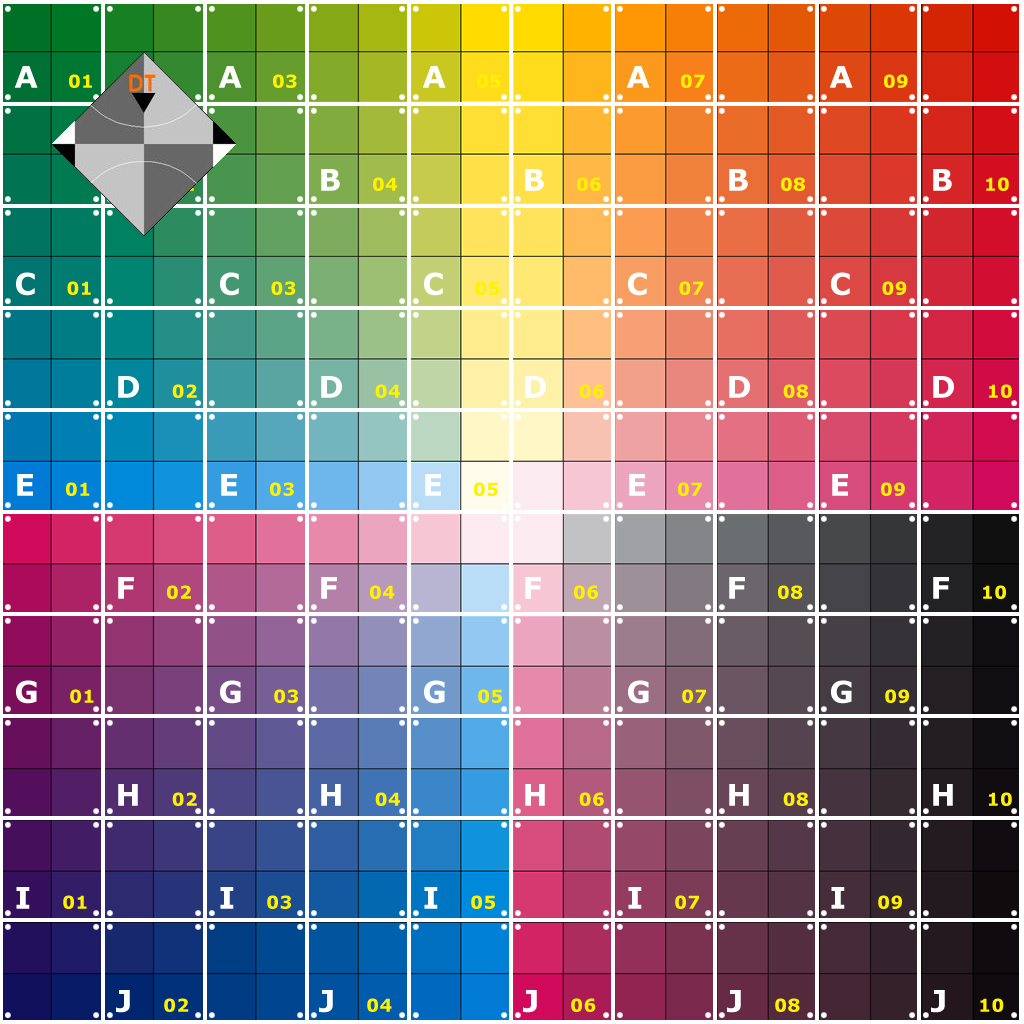

Rendered tile map (Tiled .tmx) drawn with the repository's tilesets; below, a short description and the full map source, tile grids included:
An orthogonal 32x32 tile map with 32x32 px tiles, 1 tile layer (Grid), 1 image layer and 7 objects.

<map version="1.0" orientation="orthogonal" renderorder="right-down" width="32" height="32" tilewidth="32" tileheight="32" nextobjectid="10">
 <tileset firstgid="1" name="UV Grid" tilewidth="32" tileheight="32" tilecount="1024" columns="32">
  <image source="ash_uvgrid01.jpg" width="1024" height="1024" />
 </tileset>
 <layer name="Grid" width="32" height="32">
  <data encoding="csv">
1,2,3,4,5,6,7,8,9,10,11,12,13,14,15,16,17,18,19,20,21,22,23,24,25,26,27,28,29,30,31,32,
33,34,35,36,37,38,39,40,41,42,43,44,45,46,47,48,49,50,51,52,53,54,55,56,57,58,59,60,61,62,63,64,
65,66,67,68,69,70,71,72,73,74,75,76,77,78,79,80,81,82,83,84,85,86,87,88,89,90,91,92,93,94,95,96,
97,98,99,100,101,102,103,104,105,106,107,108,109,110,111,112,113,114,115,116,117,118,119,120,121,122,123,124,125,126,127,128,
129,130,131,132,133,134,135,136,137,138,139,140,141,142,143,144,145,146,147,148,149,150,151,152,153,154,155,156,157,158,159,160,
161,162,163,164,165,166,167,168,169,170,171,172,173,174,175,176,177,178,179,180,181,182,183,184,185,186,187,188,189,190,191,192,
193,194,195,196,197,198,199,200,201,202,203,204,205,206,207,208,209,210,211,212,213,214,215,216,217,218,219,220,221,222,223,224,
225,226,227,228,229,230,231,232,233,234,235,236,237,238,239,240,241,242,243,244,245,246,247,248,249,250,251,252,253,254,255,256,
257,258,259,260,261,262,263,264,265,266,267,268,269,270,271,272,273,274,275,276,277,278,279,280,281,282,283,284,285,286,287,288,
289,290,291,292,293,294,295,296,297,298,299,300,301,302,303,304,305,306,307,308,309,310,311,312,313,314,315,316,317,318,319,320,
321,322,323,324,325,326,327,328,329,330,331,332,333,334,335,336,337,338,339,340,341,342,343,344,345,346,347,348,349,350,351,352,
353,354,355,356,357,358,359,360,361,362,363,364,365,366,367,368,369,370,371,372,373,374,375,376,377,378,379,380,381,382,383,384,
385,386,387,388,389,390,391,392,393,394,395,396,397,398,399,400,401,402,403,404,405,406,407,408,409,410,411,412,413,414,415,416,
417,418,419,420,421,422,423,424,425,426,427,428,429,430,431,432,433,434,435,436,437,438,439,440,441,442,443,444,445,446,447,448,
449,450,451,452,453,454,455,456,457,458,459,460,461,462,463,464,465,466,467,468,469,470,471,472,473,474,475,476,477,478,479,480,
481,482,483,484,485,486,487,488,489,490,491,492,493,494,495,496,497,498,499,500,501,502,503,504,505,506,507,508,509,510,511,512,
513,514,515,516,517,518,519,520,521,522,523,524,525,526,527,528,529,530,531,532,533,534,535,536,537,538,539,540,541,542,543,544,
545,546,547,548,549,550,551,552,553,554,555,556,557,558,559,560,561,562,563,564,565,566,567,568,569,570,571,572,573,574,575,576,
577,578,579,580,581,582,583,584,585,586,587,588,589,590,591,592,593,594,595,596,597,598,599,600,601,602,603,604,605,606,607,608,
609,610,611,612,613,614,615,616,617,618,619,620,621,622,623,624,625,626,627,628,629,630,631,632,633,634,635,636,637,638,639,640,
641,642,643,644,645,646,647,648,649,650,651,652,653,654,655,656,657,658,659,660,661,662,663,664,665,666,667,668,669,670,671,672,
673,674,675,676,677,678,679,680,681,682,683,684,685,686,687,688,689,690,691,692,693,694,695,696,697,698,699,700,701,702,703,704,
705,706,707,708,709,710,711,712,713,714,715,716,717,718,719,720,721,722,723,724,725,726,727,728,729,730,731,732,733,734,735,736,
737,738,739,740,741,742,743,744,745,746,747,748,749,750,751,752,753,754,755,756,757,758,759,760,761,762,763,764,765,766,767,768,
769,770,771,772,773,774,775,776,777,778,779,780,781,782,783,784,785,786,787,788,789,790,791,792,793,794,795,796,797,798,799,800,
801,802,803,804,805,806,807,808,809,810,811,812,813,814,815,816,817,818,819,820,821,822,823,824,825,826,827,828,829,830,831,832,
833,834,835,836,837,838,839,840,841,842,843,844,845,846,847,848,849,850,851,852,853,854,855,856,857,858,859,860,861,862,863,864,
865,866,867,868,869,870,871,872,873,874,875,876,877,878,879,880,881,882,883,884,885,886,887,888,889,890,891,892,893,894,895,896,
897,898,899,900,901,902,903,904,905,906,907,908,909,910,911,912,913,914,915,916,917,918,919,920,921,922,923,924,925,926,927,928,
929,930,931,932,933,934,935,936,937,938,939,940,941,942,943,944,945,946,947,948,949,950,951,952,953,954,955,956,957,958,959,960,
961,962,963,964,965,966,967,968,969,970,971,972,973,974,975,976,977,978,979,980,981,982,983,984,985,986,987,988,989,990,991,992,
993,994,995,996,997,998,999,1000,1001,1002,1003,1004,1005,1006,1007,1008,1009,1010,1011,1012,1013,1014,1015,1016,1017,1018,1019,1020,1021,1022,1023,1024
</data>
 </layer>
 <objectgroup name="Shapes">
  <properties>
   <property name="collidable" type="bool" value="true" />
  </properties>
  <object id="1" x="207" y="106" width="98" height="98" />
  <object id="3" x="411" y="208" width="98" height="98">
   <ellipse />
  </object>
  <object id="4" x="615" y="306">
   <polygon points="0,0 97.9778,-97.9798 97.946,-0.0358486" />
  </object>
  <object id="5" x="412" y="610.667">
   <polyline points="-0.9375,1.3125 96.9583,-96.6458 198.958,1.27083 300.938,-96.6667 402.958,103.25 304.938,205.271" />
  </object>
  <object id="7" x="105" y="412" width="98" height="98" rotation="45" />
  <object id="8" x="104.667" y="714" rotation="-45">
   <polygon points="0,0 97.9778,-97.9798 97.946,-0.0358486" />
  </object>
  <object id="9" x="209" y="616" rotation="45">
   <polyline points="-0.9375,1.3125 96.9583,-96.6458 198.958,1.27083 300.938,-96.6667 402.958,103.25 304.938,205.271" />
  </object>
 </objectgroup>
 <imagelayer name="Image Layer 1" offsetx="52" offsety="52">
  <image source="iso.png" width="184" height="184" />
 </imagelayer>
</map>
